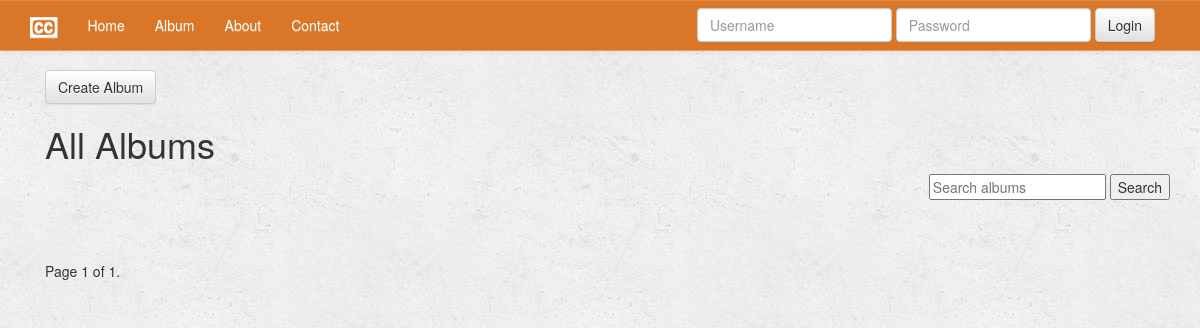
Page /album/ on the earlier database version.
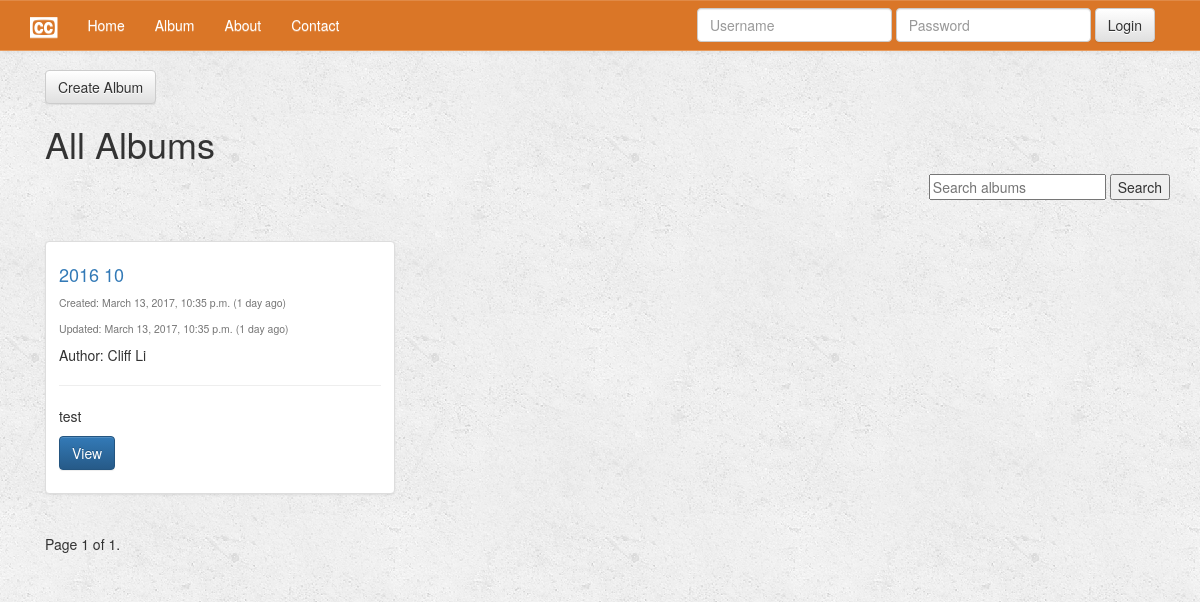
Same page on the later database version.
### blog/models.py (models this page shows, shortened)
class Album(models.Model):
    title = models.CharField(max_length=120)
    author = models.ForeignKey(settings.AUTH_USER_MODEL, default=1)
    editor = models.ForeignKey(settings.AUTH_USER_MODEL, default=1, related_name="+")
    cover_photo = models.URLField(blank=True)
    description = models.TextField(blank=True)
    slug = models.SlugField(unique=True)
    draft = models.BooleanField(default=False)
    created_time = models.DateTimeField(auto_now=False, auto_now_add=True)
    updated_time = models.DateTimeField(auto_now=True, auto_now_add=False)
    objects = AlbumManager()
    def get_absolute_url(self):
        return reverse("album:detail", kwargs={"slug": self.slug})
    class Meta:
        ordering = ["-created_time", "-updated_time"]

### blog/views.py (the view, shortened to what this page needs)
def album_list(request):
    if Album is None:
        raise Http404
    queryset_list = Album.objects.active()  # .order_by('-timestamp')
    user_can_edit = False
    if request.user.is_staff or request.user.is_superuser:
        queryset_list = Album.objects.all()
        user_can_edit = True
    query = request.GET.get('q')
    item_count = 9
    paginator = Paginator(queryset_list, item_count)  # Show item_count per page
    page_request_var = 'page'
    page = request.GET.get(page_request_var)
    try:
        queryset = paginator.page(page)
    except PageNotAnInteger:
        queryset = paginator.page(1)
    except EmptyPage:
        queryset = paginator.page(paginator.num_pages)
    context = {
        "object_list": queryset,
        "object_list_group": grouped(queryset, 3),
        "title": "All Albums",
        "page_request_var": page_request_var,
        "user_can_edit": user_can_edit
    }
    return render(request, "album_list.html", context)

### blog/models.py (called while the page is built)
    def active(self, *args, **kwargs):
        return super(AlbumManager, self).filter(draft=False)

### blog/views.py (called while the page is built)
def grouped(l, n):
    for i in range(0, len(l), n):
        yield l[i:i + n]

### templates/album_list.html (shortened to what this page needs)
{% extends 'base.html' %}
{% block content %}
    <div class="col-md-12">
        <a href="/album/create" class="btn btn-default" role="button">Create Album</a>
        <h1>{{ title }}</h1>
        <div class="row">
            <div class="pull-right">
                <form method="GET" action="">
                    <input type="text" name="q" placeholder="Search albums" value="{{ request.GET.q }}"/>
                    <input type="submit" value="Search"/>
                </form>
            </div>
        </div>
        <hr/>
        {% for obj_group in object_list_group %}
            <div class="row">
                {% for obj in obj_group %}
                    <div class="col-sm-4">
                        <div class="thumbnail">
                            <div class="caption">
                                <h4><a href='{{ obj.get_absolute_url }}'>{{ obj.title }}</a></h4>
                                <h5>
                                    <small>Created: {{ obj.created_time }} ({{ obj.created_time | timesince }}
                                        ago)
                                    </small>
                                </h5>
                                <h5>
                                    <small>Updated: {{ obj.updated_time }} ({{ obj.updated_time | timesince }}
                                        ago)
                                    </small>
                                </h5>
                                {% if obj.author.get_full_name %}
                                    <p>Author: {{ obj.author.get_full_name }}</p>
                                {% endif %}
                                <hr/>
                                <p>{{ obj.description | linebreaks | truncatechars:60 }}</p>
                                <p><a href="{{ obj.get_absolute_url }}" class="btn btn-primary"
                                      role="button">View</a>
                                </p>
                            </div>
                        </div>
                    </div>
                {% endfor %}
            </div>
        {% endfor %}
        <div class="pagination">
            <span class="step-links">
                <span class="current">
                    Page {{ object_list.number }} of {{ object_list.paginator.num_pages }}.
                </span>
            </span>
        </div>
    </div>
{% endblock %}

### templates/base.html (shortened to what this page needs)
{% load staticfiles %}
<!DOCTYPE html>
<html lang="en">
<head>
    <link rel="stylesheet" href="https://maxcdn.bootstrapcdn.com/bootstrap/3.3.7/css/bootstrap.min.css"
>
    <link rel="stylesheet" href="https://maxcdn.bootstrapcdn.com/bootstrap/3.3.7/css/bootstrap-theme.min.css"
>
    {% include 'head_css.html' %}
</head>
<body>
{% include 'navbar.html' %}
<div class='container'>
    {% block content %}
    {% endblock %}
</div>
</body>
</html>

### templates/head_css.html
{% load staticfiles %}
<link rel="stylesheet" href="//maxcdn.bootstrapcdn.com/font-awesome/4.7.0/css/font-awesome.min.css">
<link href="{% static 'css/navbar-static-top.css' %}" rel="stylesheet">
<link href="{% static 'css/custom.css' %}" rel="stylesheet">

### templates/navbar.html (shortened to what this page needs)
{% load staticfiles %}
<nav class="navbar navbar-default navbar-static-top">
    <div class="container">
        <div class="navbar-header">
            <a class="navbar-brand" href="{% url "home" %}"><i class="fa fa-cc fa-lg" aria-hidden="true"></i></a>
        </div>
        <div id="navbar" class="navbar-collapse collapse">
            <ul class="nav navbar-nav">
                <li><a href="{% url "home" %}">Home</a></li>
                <li><a href="/album">Album</a></li>
                <li><a href="{% url "about" %}">About</a></li>
                <li><a href="{% url "contact" %}">Contact</a></li>
            </ul>
            {% if not request.user.is_authenticated and not "/accounts/login" in request.get_full_path %}
                <form class='navbar-form navbar-right' method='POST' action='{% url "auth_login" %}'>{% csrf_token %}
                    <div class='form-group'>
                        <input type='text' class='form-control' name='username' placeholder='Username'/>
                    </div>
                    <div class='form-group'>
                        <input type='password' class='form-control' name='password' placeholder='Password'/>
                    </div>
                    <button type='submit' class='btn btn-default'>Login</button>
                </form>
            {% endif %}
        </div>
    </div>
</nav>

### static/css/navbar-static-top.css (style rules this page uses)
body { min-height: 1000px; }
.navbar-static-top { margin-bottom: 19px; background-image: none; background-color: #da7627; border-color: #e89b5d; }
.navbar-default .navbar-brand { color: #FFF; }
.navbar-default .navbar-nav>li>a { color: #FFF; }

### static/css/custom.css (style rules this page uses)
body { background-image: url('../img/background_image/gray_background.png'); }

Differences in the rows shown:
added Album: title "2016 10", created_time "March 13, 2017, 10:35 p.m.", created_time "1 day", updated_time "March 13, 2017, 10:35 p.m.", updated_time "1 day", author.get_full_name "Cliff Li", description "test"
